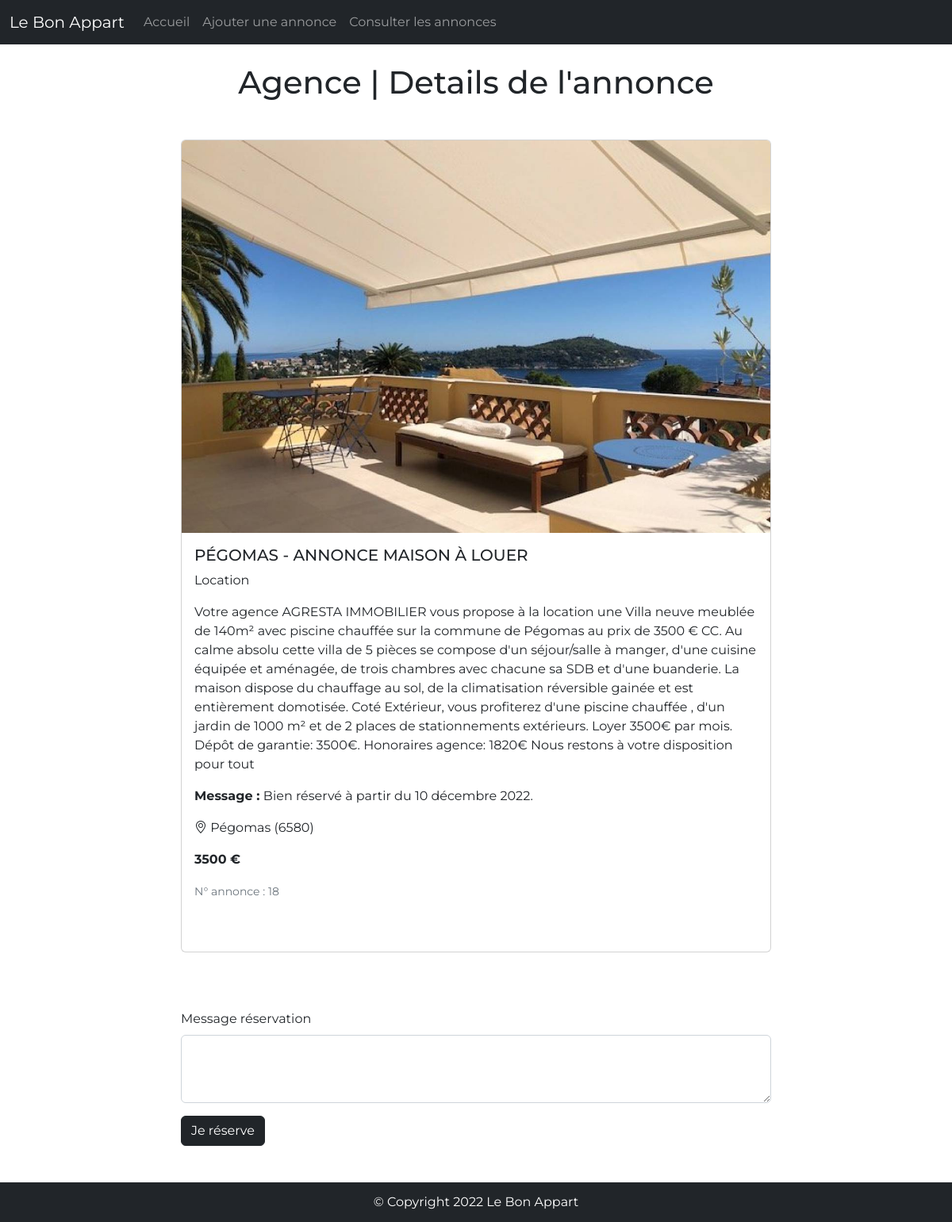
/annonce_details.php?id=18, run on the app's committed database.
### tables this page shows
CREATE TABLE `advert` (
  `id` int(3) NOT NULL,
  `title` varchar(100) NOT NULL,
  `description` text NOT NULL,
  `postal_code` int(5) UNSIGNED ZEROFILL NOT NULL,
  `city` varchar(100) NOT NULL,
  `type` enum('Location','Vente') NOT NULL,
  `price` int(11) NOT NULL,
  `reservation_message` text
);

### annonce_details.php (the view, shortened to what this page needs)
<?php
require_once './inc/head_inc.php';
if (isset($_GET['id'])) {
    $reqProd = $connect->query("SELECT * FROM advert WHERE id = '$_GET[id]'");
    $annonce = $reqProd->fetch(PDO::FETCH_ASSOC);
}
?>
</head>
<?php
require_once './inc/header_inc.php';
?>
<body>
    <h1 class="text-center mt-4 mb-5">Agence | Details de l'annonce</h1>
    <div class="container mb-5 mt-4 d-flex flex-column align-items-center">
        <div class="col-8">
            <div class="card mb-5">
                <img src="./img/default-img.jpeg" class="card-img-top" alt="...">
                <div class="card-body mb-5">
                    <h5 class="card-title"><?php echo $annonce['title']; ?></h5>
                    <p class="card-text"><?php echo $annonce['type']; ?></p>
                    <p class="card-text"><?php echo $annonce['description']; ?></p>
                    <p class="card-text"><strong>Message : </strong><?php echo $annonce['reservation_message']; ?></p>
                    <p class="card-text"><i class="bi bi-geo-alt"></i> <?php echo $annonce['city']; ?> (<?php echo $annonce['postal_code']; ?>)</p>
                    <p class="card-text"><strong><?php echo $annonce['price']; ?> €</strong></p>
                    <p class="card-text"><small class="text-muted">N° annonce : <?php echo $annonce['id']; ?></small></p>
                </div>
            </div>
        </div>
        <div class="col-8 mt-4 mb-5">
            <form action="" method="POST">
                <div class="mb-3">
                    <label for="message" class="form-label">Message réservation</label>
                    <textarea class="form-control" id="message" name="message" rows="3"></textarea>
                </div>
                <button type="submit" name="submit" class="btn btn-dark">Je réserve</button>
            </form>
        </div>
    </div>
    <?php
    require_once './inc/footer_inc.php';
    ?>

### inc/head_inc.php (shortened to what this page needs)
<!DOCTYPE html>
<html lang="fr">
<head>
    <link href="https://cdn.jsdelivr.net/npm/bootstrap@5.2.2/dist/css/bootstrap.min.css" rel="stylesheet">
    <link rel="stylesheet" href="https://cdn.jsdelivr.net/npm/bootstrap-icons@1.9.1/font/bootstrap-icons.css">
    <link rel="stylesheet" href="<?= CSS ?>">

### inc/header_inc.php (shortened to what this page needs)
<nav class="navbar navbar-expand-lg navbar-dark bg-dark">
    <div class="container-fluid">
        <a class="navbar-brand" href="<?= URL ?>">Le Bon Appart</a>
        <div class="collapse navbar-collapse" id="navbarSupportedContent">
            <ul class="navbar-nav me-auto mb-2 mb-lg-0">
                <li class="nav-item">
                    <a class="nav-link" aria-current="page" href="<?= URL ?>">Accueil</a>
                </li>
                <li class="nav-item">
                    <a class="nav-link" href="<?= URL ?>ajoutAnnonce.php">Ajouter une annonce</a>
                </li>
                <li class="nav-item">
                    <a class="nav-link" href="<?= URL ?>annonces_view.php">Consulter les annonces</a>
                </li>
            </ul>
        </div>
    </div>
</nav>

### inc/footer_inc.php (shortened to what this page needs)
<footer class="d-flex justify-content-center align-items-center">
        <p class="text-center copyright">© Copyright 2022 Le Bon Appart</p>
    </footer>
</body>
</html>

### css/style.css (style rules this page uses)
* { margin: 0; padding: 0; }
body { font-family: 'Montserrat', sans-serif; }
footer { position: fixed; height: 50px; background-color: #212529; color: white; bottom: 0; left: 0; right: 0; z-index: 4; }
.copyright { margin-bottom: 0; }
.card-title { text-transform: uppercase; }

### data on the page
advert: title "PÉGOMAS - ANNONCE MAISON À LOUER", type "Location", description "Votre agence AGRESTA IMMOBILIER vous propose à la location une Villa neuve meublée de 140m² avec piscine chauffée sur la commune de Pégomas au prix de 3500 € CC. Au calme absolu cette villa de 5 pièces se compose d'un séjour/salle à manger, d'une cuisine équipée et aménagée, de trois chambres avec chacune sa SDB et d'une buanderie. La maison dispose du chauffage au sol, de la climatisation réversible gainée et est entièrement domotisée. Coté Extérieur, vous profiterez d'une piscine chauffée , d'un jardin de 1000 m² et de 2 places de stationnements extérieurs. Loyer 3500€ par mois. Dépôt de garantie: 3500€. Honoraires agence: 1820€ Nous restons à votre disposition pour tout", reservation_message "Bien réservé à partir du 10 décembre 2022.", city "Pégomas", postal_code "6580", price "3500", id "18"
